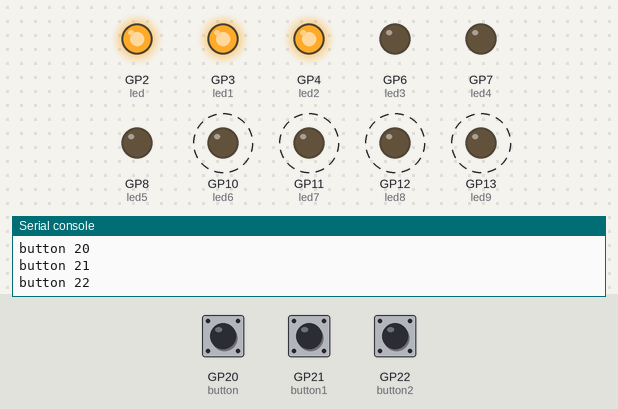
Bench run of a program on a simulated Raspberry Pi Pico running MicroPython. Shown: output pins drawn as LEDs (lit = HIGH), the last lines printed to the serial console. Dashed ring = blinking. Inputs (shaded band) come from the test bench; at power-on: GP20 (button) LOW, GP21 (button1) LOW, GP22 (button2) LOW.

Above: at 1.2 s.
1.3 s: GP20 (button) pulled HIGH for 0.75 s
At 2.9 s:
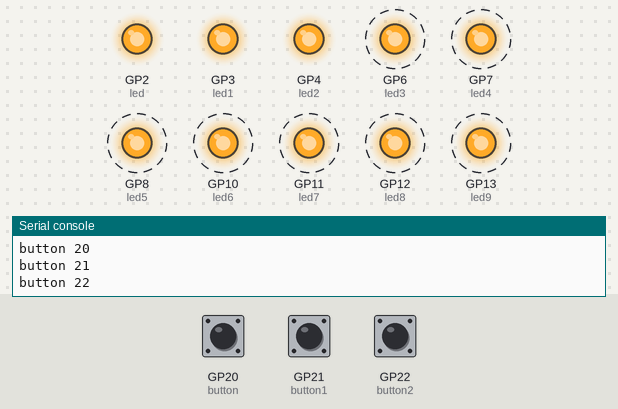
4.5 s: GP21 (button1) pulled HIGH for 0.75 s
7.7 s: GP20 (button) pulled HIGH for 1 s
At 8.71 s:
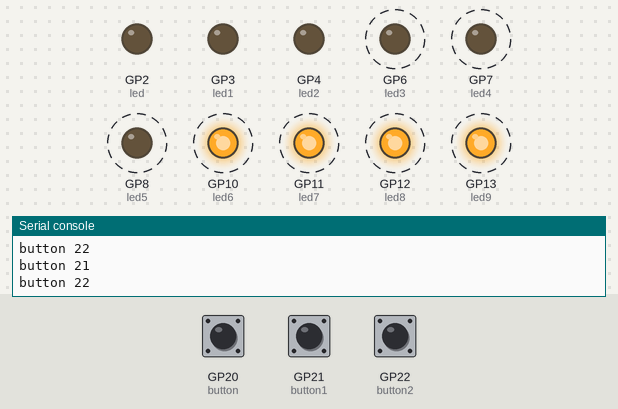
10.9 s: GP20 (button) pulled HIGH for 0.75 s
At 13.31 s:
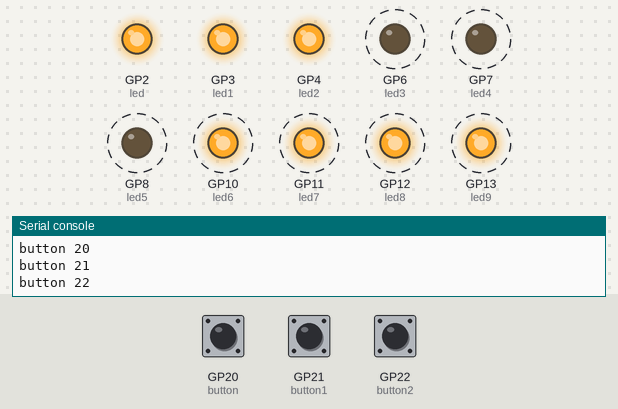
14.1 s: GP20 (button) pulled HIGH for 3.2 s
At 17.52 s:
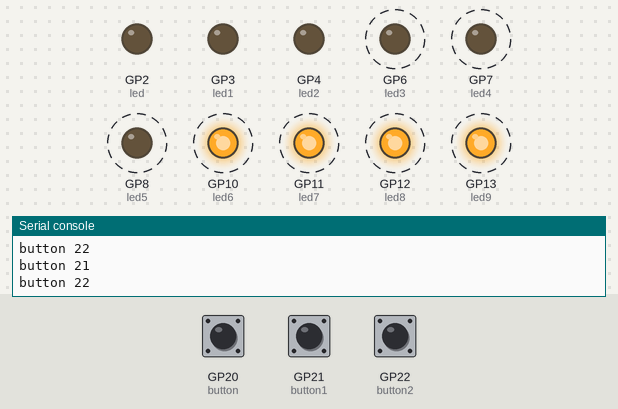
18.8 s: GP21 (button1) pulled HIGH for 3.2 s
Timing chart, 0 to 24.5 s (numbered marks = the images above; inputs shaded):
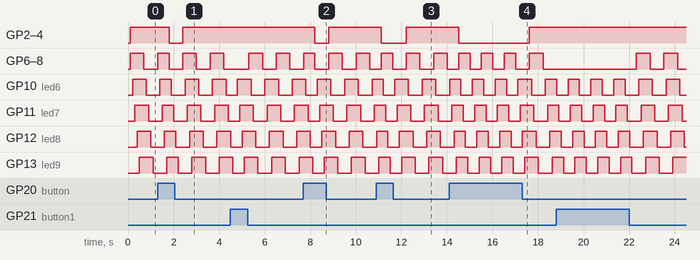

The program:

input_output.py
```python
import machine
import utime

button = machine.Pin(20, machine.Pin.IN, machine.Pin.PULL_DOWN)
led = machine.Pin(2, machine.Pin.OUT)
led1 = machine.Pin(3, machine.Pin.OUT)
led2 = machine.Pin(4, machine.Pin.OUT)

button1 = machine.Pin(21, machine.Pin.IN, machine.Pin.PULL_DOWN)
led3 = machine.Pin(6, machine.Pin.OUT)
led4 = machine.Pin(7, machine.Pin.OUT)
led5 = machine.Pin(8, machine.Pin.OUT)

button2 = machine.Pin(22, machine.Pin.IN, machine.Pin.PULL_DOWN)
led6 = machine.Pin(10, machine.Pin.OUT)
led7 = machine.Pin(11, machine.Pin.OUT)
led8 = machine.Pin(12, machine.Pin.OUT)
led9 = machine.Pin(13, machine.Pin.OUT)

while True:
#button ke1
    if button.value() == 0:
         print("button 20")
         utime.sleep(0.1)
         led.value(1)
         led1.value(1)
         led2.value(1)
    else :
        led.value(0)
        led1.value(0)
        led2.value(0)

#button ke2
    if button1.value() == 0:
         print("button 21")
         led3.toggle()
         led4.toggle()
         led5.toggle()
         utime.sleep(0.1)
    else :
        led3.value(0)
        led4.value(0)
        led5.value(0)

#button ke3
    if button2.value() == 0:
         print("button 22")
         led6.toggle()
         utime.sleep(0.1)
         led7.toggle()
         utime.sleep(0.1)
         led8.toggle()
         utime.sleep(0.1)
         led9.toggle()
         utime.sleep(0.1)
    else :
        led6.value(0)
        led7.value(0)
        led8.value(0)
        led9.value(0)
```

Measured:
- after the input at 1.3 s, GP2 (led), GP3 (led1), GP4 (led2): HIGH → LOW after 0.50 s, → HIGH 0.60 s later
- after the input at 7.7 s, GP2 (led), GP3 (led1), GP4 (led2): HIGH → LOW after 0.51 s, → HIGH 0.60 s later
- after the input at 10.9 s, GP2 (led), GP3 (led1), GP4 (led2): HIGH → LOW after 0.21 s, → HIGH 1.1 s later
- after the input at 14.1 s, GP2 (led), GP3 (led1), GP4 (led2): HIGH → LOW after 0.42 s, → HIGH 3.1 s later
- by itself, GP10 (led6), GP11 (led7), GP12 (led8), GP13 (led9): alternates HIGH for 0.50 s and LOW for 0.50 s
